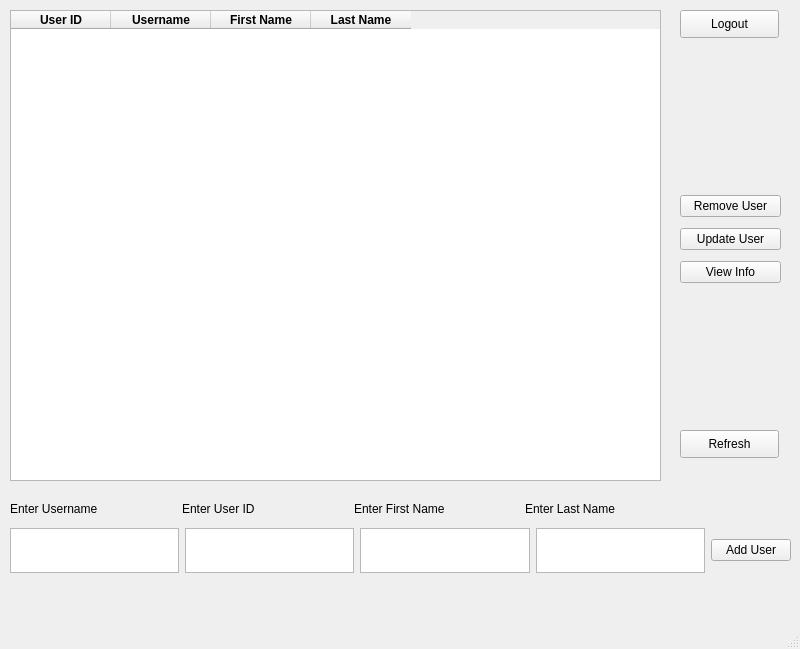
<?xml version="1.0" encoding="UTF-8"?>
<ui version="4.0">
 <class>MainWindow</class>
 <widget class="QMainWindow" name="MainWindow">
  <property name="geometry">
   <rect>
    <x>0</x>
    <y>0</y>
    <width>800</width>
    <height>649</height>
   </rect>
  </property>
  <property name="maximumSize">
   <size>
    <width>16777215</width>
    <height>16777150</height>
   </size>
  </property>
  <property name="windowTitle">
   <string>MainWindow</string>
  </property>
  <widget class="QWidget" name="centralwidget">
   <widget class="QTableWidget" name="tableUsers">
    <property name="geometry">
     <rect>
      <x>10</x>
      <y>10</y>
      <width>651</width>
      <height>471</height>
     </rect>
    </property>
    <property name="columnCount">
     <number>4</number>
    </property>
    <attribute name="verticalHeaderVisible">
     <bool>true</bool>
    </attribute>
    <attribute name="verticalHeaderHighlightSections">
     <bool>true</bool>
    </attribute>
    <column>
     <property name="text">
      <string>User ID</string>
     </property>
     <property name="font">
      <font>
       <weight>75</weight>
       <bold>true</bold>
      </font>
     </property>
     <property name="textAlignment">
      <set>AlignCenter</set>
     </property>
    </column>
    <column>
     <property name="text">
      <string>Username</string>
     </property>
     <property name="font">
      <font>
       <weight>75</weight>
       <bold>true</bold>
      </font>
     </property>
     <property name="textAlignment">
      <set>AlignCenter</set>
     </property>
    </column>
    <column>
     <property name="text">
      <string>First Name</string>
     </property>
     <property name="font">
      <font>
       <weight>75</weight>
       <bold>true</bold>
      </font>
     </property>
     <property name="textAlignment">
      <set>AlignCenter</set>
     </property>
    </column>
    <column>
     <property name="text">
      <string>Last Name</string>
     </property>
     <property name="font">
      <font>
       <weight>75</weight>
       <bold>true</bold>
      </font>
     </property>
     <property name="textAlignment">
      <set>AlignCenter</set>
     </property>
    </column>
   </widget>
   <widget class="QPushButton" name="btnRefresh">
    <property name="geometry">
     <rect>
      <x>680</x>
      <y>430</y>
      <width>99</width>
      <height>28</height>
     </rect>
    </property>
    <property name="text">
     <string>Refresh</string>
    </property>
   </widget>
   <widget class="QWidget" name="layoutWidget">
    <property name="geometry">
     <rect>
      <x>680</x>
      <y>190</y>
      <width>101</width>
      <height>100</height>
     </rect>
    </property>
    <layout class="QVBoxLayout" name="verticalLayout_2">
     <item>
      <widget class="QPushButton" name="btnDelete">
       <property name="text">
        <string>Remove User</string>
       </property>
      </widget>
     </item>
     <item>
      <widget class="QPushButton" name="btnUpdate">
       <property name="text">
        <string>Update User</string>
       </property>
      </widget>
     </item>
     <item>
      <widget class="QPushButton" name="btnView">
       <property name="text">
        <string>View Info</string>
       </property>
      </widget>
     </item>
    </layout>
   </widget>
   <widget class="QWidget" name="layoutWidget">
    <property name="geometry">
     <rect>
      <x>10</x>
      <y>520</y>
      <width>781</width>
      <height>61</height>
     </rect>
    </property>
    <layout class="QHBoxLayout" name="horizontalLayout">
     <item>
      <widget class="QPlainTextEdit" name="UsernameTextbox">
       <property name="maximumSize">
        <size>
         <width>16777215</width>
         <height>45</height>
        </size>
       </property>
      </widget>
     </item>
     <item>
      <widget class="QPlainTextEdit" name="UseridTextbox">
       <property name="maximumSize">
        <size>
         <width>16777215</width>
         <height>45</height>
        </size>
       </property>
      </widget>
     </item>
     <item>
      <widget class="QPlainTextEdit" name="ContactinfoTextbox">
       <property name="maximumSize">
        <size>
         <width>16777215</width>
         <height>45</height>
        </size>
       </property>
      </widget>
     </item>
     <item>
      <widget class="QPlainTextEdit" name="ContactinfoTextbox_2">
       <property name="maximumSize">
        <size>
         <width>16777215</width>
         <height>45</height>
        </size>
       </property>
      </widget>
     </item>
     <item>
      <widget class="QPushButton" name="btnAdd">
       <property name="text">
        <string>Add User</string>
       </property>
      </widget>
     </item>
    </layout>
   </widget>
   <widget class="QPushButton" name="btnLogout">
    <property name="geometry">
     <rect>
      <x>680</x>
      <y>10</y>
      <width>99</width>
      <height>28</height>
     </rect>
    </property>
    <property name="text">
     <string>Logout</string>
    </property>
   </widget>
   <widget class="QWidget" name="">
    <property name="geometry">
     <rect>
      <x>10</x>
      <y>500</y>
      <width>681</width>
      <height>18</height>
     </rect>
    </property>
    <layout class="QHBoxLayout" name="horizontalLayout_2">
     <item>
      <widget class="QLabel" name="label">
       <property name="text">
        <string>Enter Username</string>
       </property>
      </widget>
     </item>
     <item>
      <widget class="QLabel" name="label_2">
       <property name="text">
        <string>Enter User ID</string>
       </property>
      </widget>
     </item>
     <item>
      <widget class="QLabel" name="label_3">
       <property name="text">
        <string>Enter First Name</string>
       </property>
      </widget>
     </item>
     <item>
      <widget class="QLabel" name="label_4">
       <property name="text">
        <string>Enter Last Name</string>
       </property>
      </widget>
     </item>
    </layout>
   </widget>
  </widget>
  <widget class="QStatusBar" name="statusbar"/>
  <widget class="QMenuBar" name="menubar">
   <property name="geometry">
    <rect>
     <x>0</x>
     <y>0</y>
     <width>800</width>
     <height>26</height>
    </rect>
   </property>
  </widget>
 </widget>
 <resources/>
 <connections/>
</ui>
